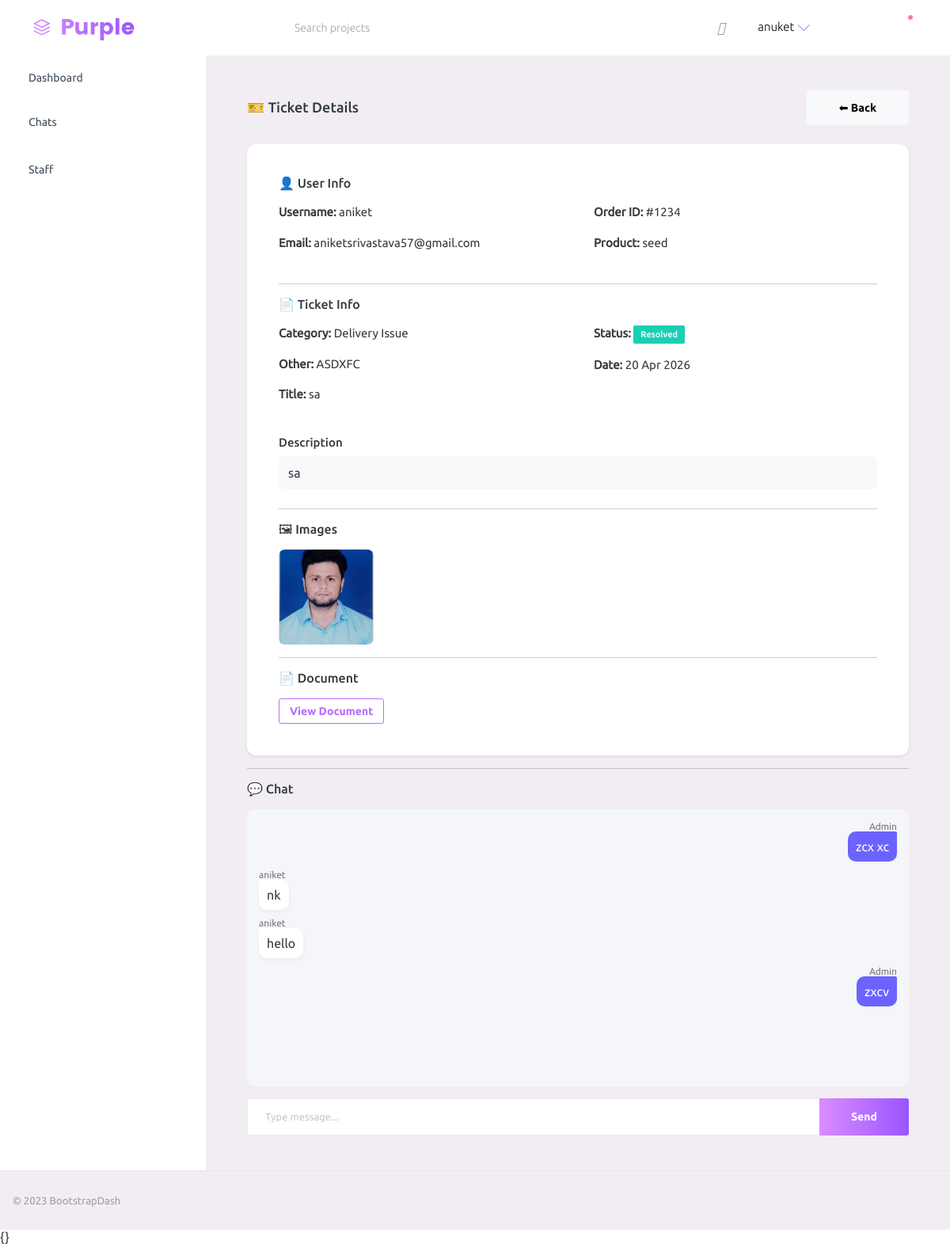
Page /view-ticket/15/ (signed in) on the committed database.
### user/models.py (models this page shows, shortened)
class Ticket(models.Model):
    STATUS_CHOICES = [
        ('pending', 'Pending'),
        ('in_progress', 'In Progress'),
        ('resolved', 'Resolved'),
    ]
    user = models.ForeignKey(User, on_delete=models.CASCADE)
    title = models.CharField(max_length=255)
    description = models.TextField()
    image = models.ImageField(upload_to='tickets/images/', blank=True, null=True)
    document = models.FileField(upload_to='tickets/docs/', blank=True, null=True)
    purchase = models.ForeignKey(Purchase, on_delete=models.CASCADE, blank=True, null=True)
    other = models.CharField(max_length=255, blank=True, null=True)
    assigned_to = models.ForeignKey(User, on_delete=models.SET_NULL, null=True, blank=True, limit_choices_to={'is_staff': True}, related_name='assigned_tickets')
    category = models.CharField(max_length=50,blank=True, null=True)
    status = models.CharField(max_length=20, choices=STATUS_CHOICES, default='pending')
    created_at = models.DateTimeField(auto_now_add=True)

class Purchase(models.Model):
    mobile = models.CharField(max_length=15, null=True, blank=True)
    user = models.ForeignKey(User, on_delete=models.CASCADE)
    product_name = models.CharField(max_length=200)
    purchase_id = models.CharField(max_length=100)
    created_at = models.DateTimeField(auto_now_add=True)

class TicketImage(models.Model):
    ticket = models.ForeignKey(Ticket, on_delete=models.CASCADE, related_name="images")
    image = models.ImageField(upload_to='tickets/images/')

class TicketComment(models.Model):
    ticket = models.ForeignKey(Ticket, on_delete=models.CASCADE, related_name="chats")
    sender = models.ForeignKey(User, on_delete=models.CASCADE, null=True, blank=True)
    message = models.TextField()
    image = models.ImageField(upload_to="chat_images/", blank=True, null=True)
    created_at = models.DateTimeField(auto_now_add=True)
    is_read = models.BooleanField(default=False)

### user/views.py (the view, shortened to what this page needs)
# urls.py: path('view-ticket/<int:id>/', views.view_ticket, name='view_ticket'),
def view_ticket(request, id):
    if not request.user.is_staff:
        return redirect('admin_login')
    ticket = get_object_or_404(Ticket, id=id)
    messages = TicketComment.objects.filter(ticket=ticket).order_by('created_at')
    return render(request, 'Dashboard/view_ticket.html', {
        't': ticket,
        'messages': messages
    })

### user/templates/Dashboard/view_ticket.html (shortened to what this page needs)
{% extends 'Dashboard/base.html' %}
{% block content %}
{% load static %}
<div class="container-fluid px-3">
  <div class="page-header">
    <h3 class="page-title">🎫 Ticket Details</h3>
    <a href="{% url 'admin_dashboard' %}" class="btn btn-light">
      ⬅ Back
    </a>
  </div>
  <div class="card shadow-sm" style="border-radius:12px;">
    <div class="card-body">
        <h5 class="mb-3">👤 User Info</h5>
        <div class="row mb-4">
          <div class="col-md-6">
            <p><b>Username:</b> {{ t.user.username }}</p>
            <p><b>Email:</b> {{ t.user.email }}</p>
          </div>
          <div class="col-md-6">
            <p><b>Order ID:</b> {{ t.purchase.purchase_id }}</p>
            <p><b>Product:</b> {{ t.purchase.product_name }}</p>
          </div>
        </div>
        <hr>
        <h5 class="mb-3">📄 Ticket Info</h5>
        <div class="row mb-4">
          <div class="col-md-6">
            <p><b>Category:</b> {{ t.category|default:"-" }}</p>
            <p><b>Other:</b> {{ t.other|default:"-" }}</p>
            <p><b>Title:</b> {{ t.title|default:"-" }}</p>
          </div>
          <div class="col-md-6">
            <p><b>Status:</b>
              <span class="badge
                {% if t.status == 'pending' %}bg-warning
                {% elif t.status == 'in_progress' %}bg-info
                {% else %}bg-success{% endif %}">
                {{ t.status|title }}
              </span>
            </p>
            <p><b>Date:</b> {{ t.created_at|date:"d M Y" }}</p>
          </div>
        </div>
        <div class="mb-4">
          <h6>Description</h6>
          <div style="
            background:#f8f9fa;
            padding:12px;
            border-radius:8px;">
            {{ t.description }}
          </div>
        </div>
        <hr>
        <h5 class="mb-3">🖼 Images</h5>
        <div style="display:flex; flex-wrap:wrap; gap:10px;">
  {% for img in t.images.all %}
    <a href="#img-sub-{{ img.id }}">
      <img src="{{ img.image.url }}"
           style="width:120px;height:120px;object-fit:cover;border-radius:8px;cursor:pointer;">
    </a>
  {% endfor %}
</div>
        <hr>
        <h5 class="mb-3">📄 Document</h5>
        {% if t.document %}
          <a href="{{ t.document.url }}" target="_blank"
             class="btn btn-outline-primary btn-sm">
             View Document
          </a>
        {% else %}
          <p style="color:#999;">No document uploaded</p>
        {% endif %}
      </div>
    </div>
<hr>
<h5 class="mb-3">💬 Chat</h5>
<div style="
  height:350px;
  overflow-y:auto;
  background:#f5f6fa;
  padding:15px;
  border-radius:10px;
  margin-bottom:15px;
">
  {% for msg in messages %}
    {% if not msg.sender.is_staff %}
    <div style="display:flex; justify-content:flex-start; margin-bottom:10px;">
      <div style="max-width:65%;">
        <div style="font-size:12px; color:#777;">{{ msg.sender.username }}</div>
        <div style="
          background:white;
          padding:10px;
          border-radius:10px;
          border-top-left-radius:2px;
          box-shadow:0 2px 5px rgba(0,0,0,0.05);
        ">
          {{ msg.message }}
        </div>
      </div>
    </div>
    {% else %}
    <div style="display:flex; justify-content:flex-end; margin-bottom:10px;">
      <div style="max-width:65%; text-align:right;">
        <div style="font-size:12px; color:#777;">Admin</div>
        <div style="
          background:#6c63ff;
          color:white;
          padding:10px;
          border-radius:10px;
          border-top-right-radius:2px;
        ">
          {{ msg.message }}
        </div>
      </div>
    </div>
    {% endif %}
  {% empty %}
    <p style="text-align:center; color:#999;">No messages yet</p>
  {% endfor %}
</div>
<form method="POST">
  <div class="input-group">
    <input type="text"
           name="message"
           class="form-control"
           placeholder="Type message..."
           required>
    <button class="btn btn-gradient-primary">
      Send
    </button>
  </div>
</form>
  </div>
</div>
          </div>
{% endblock %}

### user/templates/Dashboard/base.html (shortened to what this page needs)
{% load static %}
<!doctype html>
<html lang="en">
  <head>
    <link
      rel="stylesheet"
      href="{% static 'assets/vendors/mdi/css/materialdesignicons.min.css' %}"
    />
    <link
      rel="stylesheet"
      href="{% static 'assets/vendors/ti-icons/css/themify-icons.css' %}"
    />
    <link
      rel="stylesheet"
      href="{% static 'assets/vendors/css/vendor.bundle.base.css' %}"
    />
    <link
      rel="stylesheet"
      href="{% static 'assets/vendors/font-awesome/css/font-awesome.min.css' %}"
    />
    <link
      rel="stylesheet"
      href="{% static 'assets/vendors/bootstrap-datepicker/bootstrap-datepicker.min.css' %}"
    />
    <link rel="stylesheet" href="{% static 'assets/css/style.css' %}" />
  </head>
  <body>
    <div class="container-scroller">
      <nav
        class="navbar default-layout-navbar col-lg-12 col-12 p-0 fixed-top d-flex flex-row"
      >
        <div
          class="text-center navbar-brand-wrapper d-flex align-items-center justify-content-start"
        >
          <a class="navbar-brand brand-logo" href="index.html"
            ><img src="assets/images/logo.svg" alt="logo"
          /></a>
        </div>
        <div class="navbar-menu-wrapper d-flex align-items-stretch">
          <button
            class="navbar-toggler navbar-toggler align-self-center"
            type="button"
            data-toggle="minimize"
          >
            <span class="mdi mdi-menu"></span>
          </button>
          <div class="search-field d-none d-md-block">
            <form class="d-flex align-items-center h-100" action="#">
              <div class="input-group">
                <div class="input-group-prepend bg-transparent">
                  <i class="input-group-text border-0 mdi mdi-magnify"></i>
                </div>
                <input
                  type="text"
                  class="form-control bg-transparent border-0"
                  placeholder="Search projects"
                />
              </div>
            </form>
          </div>
          <ul class="navbar-nav navbar-nav-right">
            <li class="nav-item nav-profile dropdown">
              <a
                class="nav-link dropdown-toggle"
                id="profileDropdown"
                href="#"
                data-bs-toggle="dropdown"
              >
                <div class="nav-profile-img">
                  <i class="fa-solid fa-user"></i>
                </div>
                <div class="nav-profile-text">
                  <p class="mb-1 text-black">{{ request.user.username }}</p>
                </div>
              </a>
            </li>
          <li class="nav-item dropdown">
  <a class="nav-link count-indicator dropdown-toggle"
     data-bs-toggle="dropdown"
     style="position:relative; cursor:pointer;">
    <i class="mdi mdi-email-outline" style="font-size:22px;"></i>
  </a>
</li>
            <li class="nav-item dropdown">
              <a
                class="nav-link count-indicator dropdown-toggle"
                data-bs-toggle="dropdown"
              >
                <i class="mdi mdi-bell-outline"></i>
                <span class="count-symbol bg-danger"></span>
              </a>
            </li>
          </ul>
        </div>
      </nav>
      <div class="container-fluid page-body-wrapper">
        <nav class="sidebar sidebar-offcanvas" id="sidebar">
          <ul class="nav">
            <li class="nav-item">
              <a class="nav-link" href="{% url 'admin_dashboard' %}">
                <span class="menu-title">Dashboard</span>
                <i class="mdi mdi-home menu-icon"></i>
              </a>
            </li>
          <li class="nav-item">
  <a
    class="nav-link"
    data-bs-toggle="collapse"
    href="#chatMenu"
  >
    <span class="menu-title">Chats</span>
    <i class="mdi mdi-chat-processing menu-icon"></i>
  </a>
</li>
            <li class="nav-item">
  <a class="nav-link "
     data-bs-toggle="collapse"
     href="#staffMenu"
     aria-expanded="false"
     aria-controls="staffMenu">
    <span>
      <span class="menu-title">Staff</span>
      <i class="mdi mdi-account-group me-2"></i>
    </span>
  </a>
</li>
          </ul>
        </nav>
    <div class="main-panel">
      <div class="content-wrapper">
        {% block content %}
        {% endblock %}
      </div>
      <footer class="footer">
        <div class="d-sm-flex justify-content-center justify-content-sm-between">
          <span class="text-muted">© 2023 BootstrapDash</span>
        </div>
      </footer>
    </div>
</body>
</html>

### rows in the picture
Ticket: user.username "aniket", user.email "aniketsrivastava57@gmail.com", purchase.purchase_id "#1234", purchase.product_name "seed", category "Delivery Issue", other "ASDXFC", title "sa", status "Resolved", created_at "20 Apr 2026", description "sa"
TicketImage: image (picture)
TicketComment: message "zcx xc"
TicketComment: sender.username "aniket", message "nk"
TicketComment: sender.username "aniket", message "hello"
TicketComment: message "zxcv"

### other values in the picture
{{ request.user.username }} "anuket"
